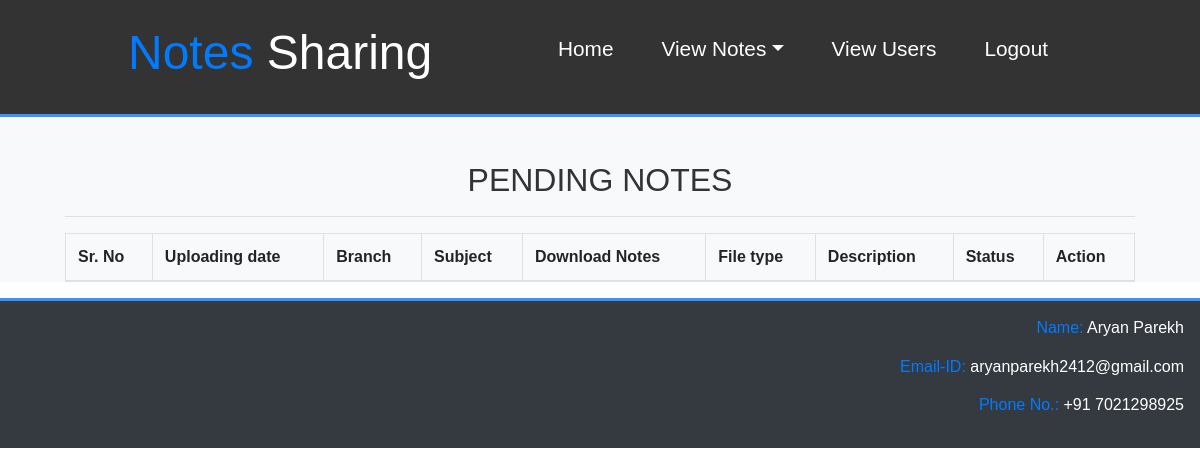
The app's page /admin_viewpendingnotes/ (signed in), older data.
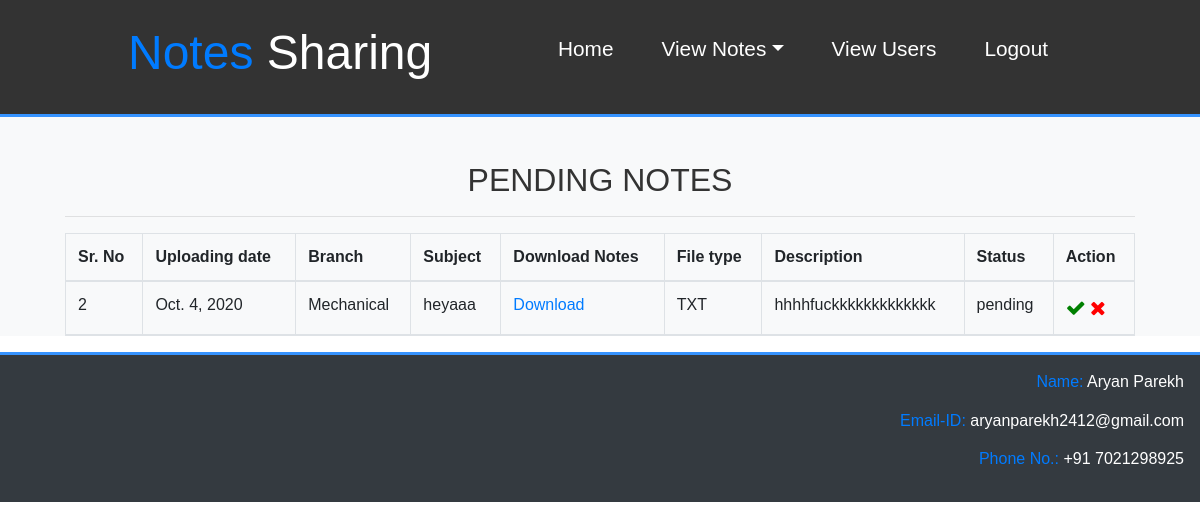
The same page, newer data.
### notes/models.py (models this page shows, shortened)
class Notes(models.Model):
    user = models.ForeignKey(Signup,on_delete=models.CASCADE)
    uploadingdate = models.DateField()
    BRANCH_CHOICE=[('Computer Science','Computer Science'),('Mechanical','Mechanical'),('Electrical','Electrical'),('Electronics','Electronics')]
    branch = models.CharField(max_length=30,choices=BRANCH_CHOICE,default='Computer Science')
    subject = models.CharField(max_length=30)
    notesfile = models.FileField()
    filetype = models.CharField(max_length=30)
    description = models.CharField(max_length=215,null=True)
    status = models.CharField(max_length=15,choices=[('accepted','accepted'),('rejected','rejected'),('pending','pending')],default='pending')

### notes/views.py (the view)
# urls.py: path('admin_viewpendingnotes/',admin_viewpendingnotes,name="admin_viewpendingnotes"),
def admin_viewpendingnotes(request):
    if not request.user.is_staff:
        return redirect('adminlogin')
    notes=Notes.objects.all()
    d={'notes':notes}
    return render(request,'admin_viewpendingnotes.html',d)

### notes/templates/admin_viewpendingnotes.html
{% extends 'adminnavigation.html' %}
{% load static %}
{% block admin_body %}
<section id="signup">
  <div class="bg-light">
    <br><br>
    <div class="container">
      <h2 class="text-center">PENDING NOTES</h2>
      <hr>
      <table class="table table-bordered" id=mytable>
        <thead>
          <tr>
            <th>Sr. No</th>
            <th>Uploading date</th>
            <th>Branch</th>
            <th>Subject</th>
            <th>Download Notes</th>
            <th>File type</th>
            <th>Description</th>
            <th>Status</th>
            <th>Action</th>
          </tr>
          {% for i in notes %}
          {% ifequal i.status 'pending' %}
          <tr>
            <td>{{forloop.counter}}</td>
            <td>{{i.uploadingdate}}</td>
            <td>{{i.branch}}</td>
            <td>{{i.subject}}</td>
            <td><a href="{{i.notesfile.url}}" download>Download</a></td>
            <td>{{i.filetype}}</td>
            <td>{{i.description}}</td>
            <td>{{i.status}}</td>
            <td>
              <a href="{% url 'acceptnotes' i.id %}" style="color:green;font-size:20px;"><i class="fa fa-check" ></i></a>
              <a href="{% url 'rejectnotes' i.id %}" style="color:red;font-size:20px;"><i class="fa fa-times" ></i></a>
            </td>
          </tr>
          {% endifequal %}
          {% endfor %}
        </thead>
      </table>
    </div>
  </div>
</section>
{% endblock %}

Row changes from the older to the newer data that the page shows:
added Notes: uploadingdate "Oct. 4, 2020", branch "Mechanical", subject "heyaaa", filetype "TXT", description "hhhhfuckkkkkkkkkkkkk", status "pending"
